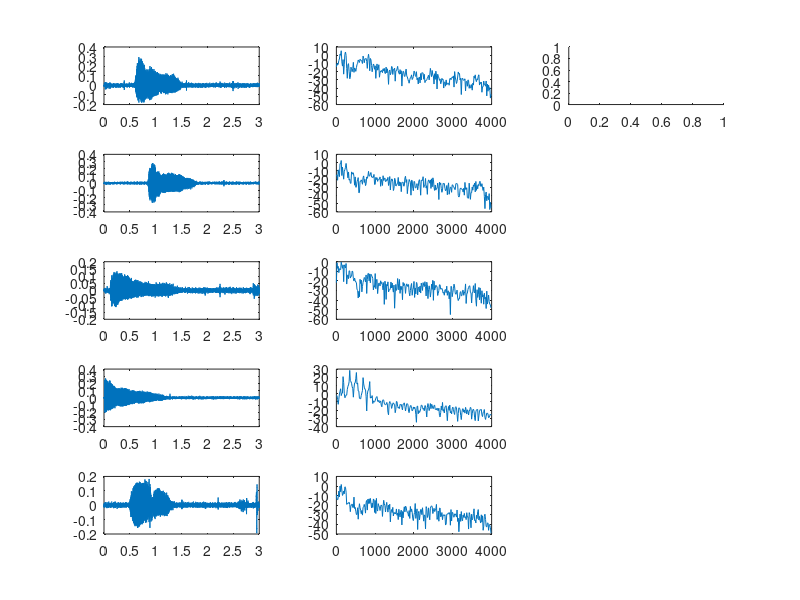

Recreate this plot in MATLAB. (Note: this script raises an error after producing the figure.)
clear all
close all

load VOYELLES.mat

Fs = 8000;

Na= length(a);
Ne= length(e);
Ni= length(i);
No= length(o);
Nu= length(u);

ta=(0:Na-1)/Fs;
te=(0:Ne-1)/Fs;
ti=(0:Ni-1)/Fs;
to=(0:No-1)/Fs;
tu=(0:Nu-1)/Fs;


soundsc(a)
% pause
% soundsc(e)
% pause
% soundsc(i)
% pause
% soundsc(o)
% pause
% soundsc(u)
% pause

subplot(531), plot(ta,a);
subplot(534), plot(te,e);
subplot(537), plot(ti,i);
subplot(5,3,10), plot(to,o);
subplot(5,3,13), plot(tu,u);

Nf=512;
f=(0:Nf/2-1)*Fs/Nf;

Sa=fft(a,Nf);
Se=fft(e,Nf);
Si=fft(i,Nf);
So=fft(o,Nf);
Su=fft(u,Nf);

SadB=20*log10(abs(Sa(1:Nf/2)));
SedB=20*log10(abs(Se(1:Nf/2)));
SidB=20*log10(abs(Si(1:Nf/2)));
SodB=20*log10(abs(So(1:Nf/2)));
SudB=20*log10(abs(Su(1:Nf/2)));


subplot(532), plot(f,SadB);
subplot(535), plot(f,SedB);
subplot(538), plot(f,SidB);
subplot(5,3,11), plot(f,SodB);
subplot(5,3,14), plot(f,SudB);

Np=45; % ech par periode pitch
L=5*Np; % longueure trame bande etroite
ov=L/3;

subplot(533),A=specgm(a,L,ov,Nf,0);
% specgm(signal,40,20,Nf,1)
subplot(533),imagesc(ta,f,A);
xlabel('Time (in sec)')
ylabel('Frequency (in Hz)')

subplot(536),E=specgm(e,L,ov,Nf,0);
% specgm(signal,40,20,Nf,1)
subplot(536),imagesc(te,f,E);
xlabel('Time (in sec)')
ylabel('Frequency (in Hz)')

subplot(5,3,9),I=specgm(i,L,ov,Nf,0);
% specgm(signal,40,20,Nf,1)
subplot(5,3,9),imagesc(ti,f,I);
xlabel('Time (in sec)')
ylabel('Frequency (in Hz)')

subplot(5,3,12), O=specgm(o,L,ov,Nf,0);
% specgm(signal,40,20,Nf,1)
subplot(5,3,12),imagesc(to,f,O);
xlabel('Time (in sec)')
ylabel('Frequency (in Hz)')

subplot(5,3,15),U=specgm(u,L,ov,Nf,0);
% specgm(signal,40,20,Nf,1)
subplot(5,3,15),imagesc(tu,f,U);
xlabel('Time (in sec)')
ylabel('Frequency (in Hz)')

% axis xy
% colormap(1-gray);
% colormap(jet);

